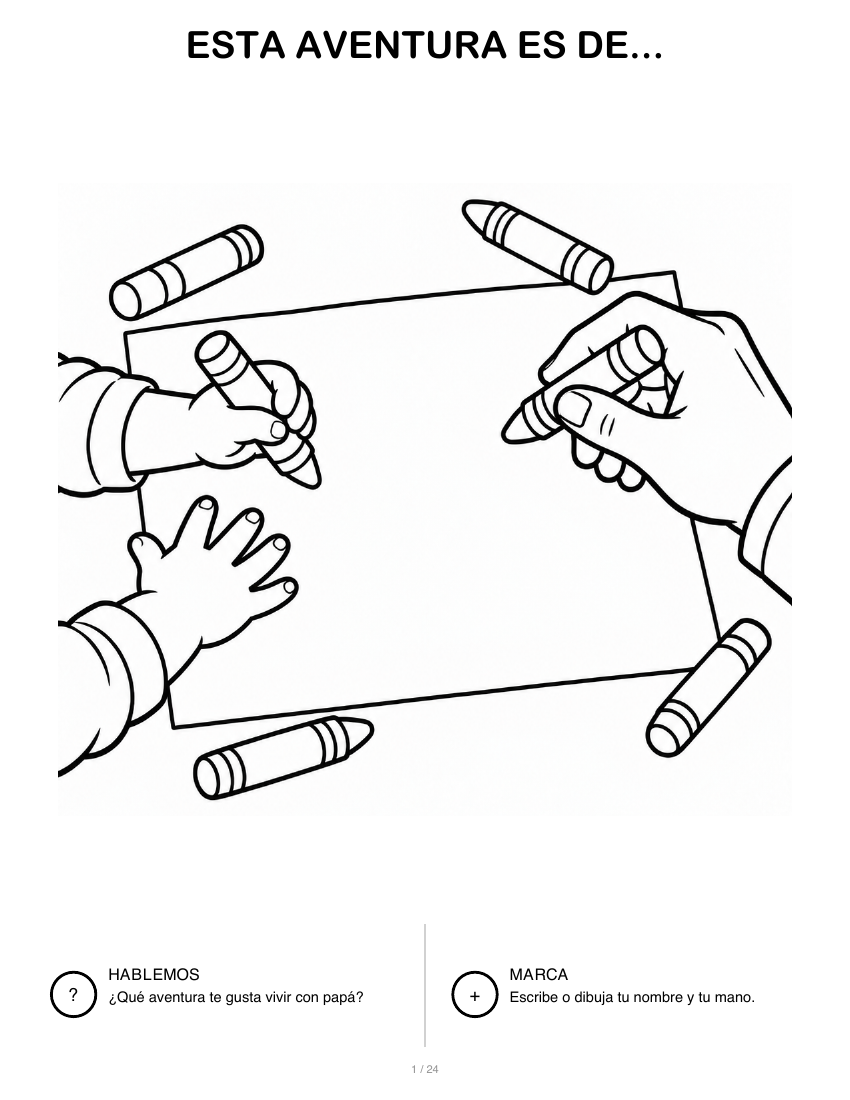
#> input picture aventuras-con-papa/tmp/pdfs/page-03.png, 850 x 1100 px; its folder holds 6 pictures in this run
$ python make_qa_contact_sheet.py
#> lines starting #> are read from the running program, lines starting #| are printed output that depends on the picture
from pathlib import Path

from PIL import Image, ImageDraw


ROOT = Path(__file__).resolve().parents[1]
RENDERED = ROOT / "tmp" / "pdfs"


def make_sheet(page_numbers, output, columns=4, thumb_width=245):
#> called with columns = 4, thumb_width = 245
    sample = Image.open(RENDERED / f"page-{page_numbers[0]:02d}.png")
#> sample is the input picture: PIL image 850x1100 RGB; mean R, G, B 241.6, 241.6, 241.6
    thumb_height = round(sample.height * thumb_width / sample.width)
#> thumb_height = 317
    label_height = 24
    rows = (len(page_numbers) + columns - 1) // columns
    sheet = Image.new("RGB", (columns * thumb_width, rows * (thumb_height + label_height)), "white")
#> sheet: PIL image 980x2046 RGB; every value is 255
    draw = ImageDraw.Draw(sheet)
    for position, page_number in enumerate(page_numbers):
        image = Image.open(RENDERED / f"page-{page_number:02d}.png").convert("RGB")
        image.thumbnail((thumb_width - 8, thumb_height - 8))
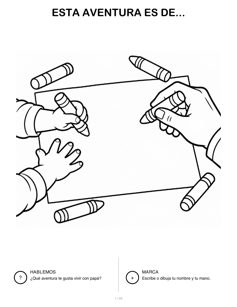
#> image: PIL image 237x307 RGB; mean R, G, B 241.3, 241.4, 241.3
        column = position % columns
        row = position // columns
        x = column * thumb_width + (thumb_width - image.width) // 2
#> x = 4
        y = row * (thumb_height + label_height) + label_height
#> y = 24
        sheet.paste(image, (x, y))
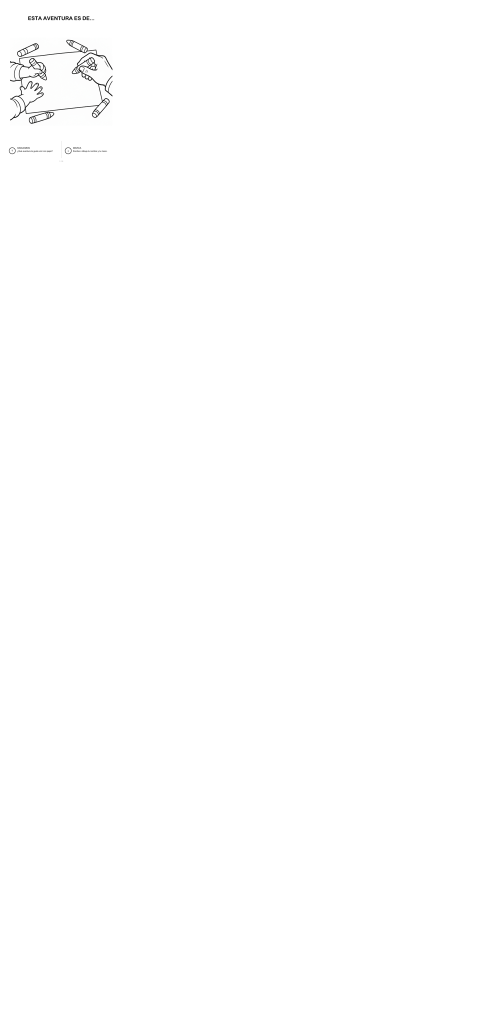
#> sheet: PIL image 980x2046 RGB (shown at 1/2 size); mean R, G, B 254.5, 254.5, 254.5
        draw.text((column * thumb_width + 8, row * (thumb_height + label_height) + 4), f"PDF {page_number}", fill="black")
    sheet.save(output, optimize=True)


#> (the run stopped early here; a loop or call above may not have finished)
